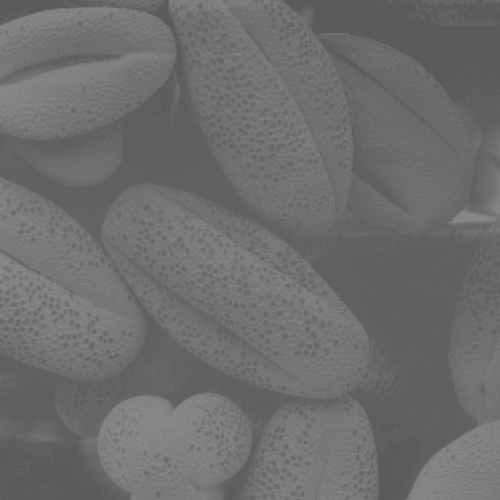
#> input picture img-proc-nbs/images/e4/contrast_stretch.tif, 500 x 500 px; the run also reads 1 picture not shown here
$ jupyter execute e4.ipynb
#> lines starting #> are read from the running program, lines starting #| are printed output that depends on the picture; after the words box and inside, x2 and y2 are one past the last pixel; in counts of white or black regions, pixels touching at a corner belong together
#> in readImage, image_original is the input picture: shape (500, 500); min 91, max 138, mean 109.1
[cell 1]
import matplotlib.pyplot as plt
import numpy as np
import matplotlib.image as mpimg

CONTRAST_STRETCH_PATH = '../images/e4/contrast_stretch.tif'
BRIGHTNESS_PATH = '../images/e4/dogs.jpg'
THRESHOLD_PATH = '../images/e4/threshold.tif'
GLS_PATH = '../images/e4/GLS.tif'

def readImage(imagePath):
    # read the image
    image_original = mpimg.imread(imagePath)
    image = image_original.copy() # else it is read only

    if len(image.shape) == 3:
        # is a color image
        # converting to grayscale: avg method
        R = image[:,:, 0]
        G = image[:,:, 1]
        B = image[:,:, 2]
        grayscale = (R/3 + G/3 + B/3)
    else:
        # is a grayscale image
        grayscale = np.array(image_original.copy())

    plt.imshow(grayscale, cmap=plt.get_cmap('gray'),vmin=0, vmax=255)
    plt.title('original gray image')

    return grayscale


def negateImage(grayImage):
    # negate grayscale image
    grayscale_neg = 255 - grayImage
    plt.imshow(grayscale_neg, cmap=plt.get_cmap('gray'),vmin=0, vmax=255)
    plt.title('Negative Image')


#linear piecewise contrast stretching

def contrastStretch(grayImage):

    def get_pw_function(points):
        #points = np.array([[0, 0], [50, 40], [100, 150], [255, 255]])
        points = np.sort(points, axis=0)

        slopes = []
        # find slopes
        for i in range(len(points) - 1):
            p1 = points[i]
            p2 = points[i+1]

            m = ( p2[1] - p1[1] ) / ( p2[0] - p1[0] )
            slopes.append(m)

        # find the region where ip lies and its eqivalent slope
        points_r = points[:, 0]

        # the function that maps input gray level to output gray level
        def pw_function(RN):
            slope_index = 0
            for i in range(len(points_r) - 1):
                r1 = points_r[i]
                r2 = points_r[i+1]

                if RN > r1 and RN <= r2:
                    slope_index = i


            SN = (RN - points[slope_index][0])*slopes[slope_index] + points[slope_index][1]
            return SN

        # ** return the function
        return pw_function

    # find min and max gray levels
    min_val = grayImage[0, 0]
#> min_val = 91
    max_val = grayImage[0, 0]
#> max_val = 91

    for i in range(grayImage.shape[0]):
        for j in range(grayImage.shape[1]):
            if grayImage[i, j] < min_val:
                min_val = grayImage[i, j]
            if grayImage[i, j] > max_val:
                max_val = grayImage[i, j]
#> after the loop, max_val = 138; min_val = 91

    points = np.array([[0, 0], [min_val, 0], [max_val, 255], [255, 255]])
#> points = [[0, 0], [91, 0], [138, 255], [255, 255]]
    contrastStretchFunc = get_pw_function(points)
#> the loop in get_pw_function, `for i in range(len(points) - 1):` made 3 passes
#> (p1, p2, m) on passes 2 to 3: ([91, 0], [138, 255], 5.43), ([138, 255], [255, 255], 0)
#> (p2, m) on pass 1: ([91, 0], 0)
#> after the loop in get_pw_function, `for i in range(len(points) - 1):`: slopes = [0, 5.43, 0]
#> in get_pw_function, `points_r = points[:, 0]`: points_r = [0, 91, 138, 255]


    # apply the contrast stretch function to each pixel

    pw_temp = np.zeros(grayImage.shape)

    for i in range(grayImage.shape[0]):
        for j in range(grayImage.shape[1]):
            pw_temp[i, j] = contrastStretchFunc(grayImage[i, j])
#> this loop made 500 passes
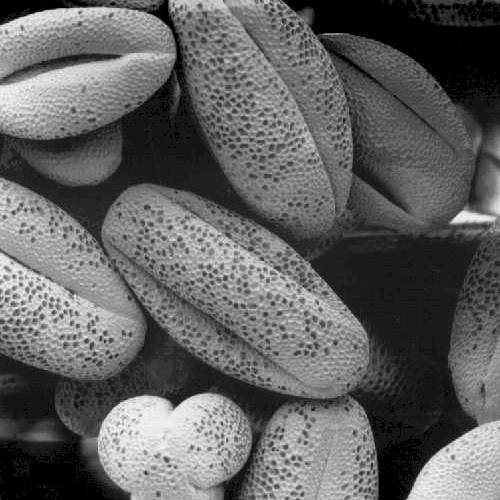
#> pw_temp: shape (500, 500) float64; min 0, max 255, mean 98.1
#> call 2 of readImage, with imagePath = '../images/e4/dogs.jpg'
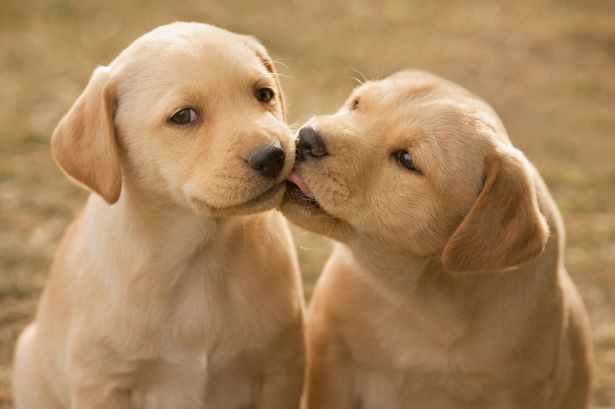
#> input picture img-proc-nbs/images/e4/dogs.jpg, 615 x 409 px
#> in readImage, image_original is the input picture: shape (409, 615, 3); mean R, G, B 168.6, 133, 92.4
#> in readImage (call 2), `R = image[:,:, 0]`:
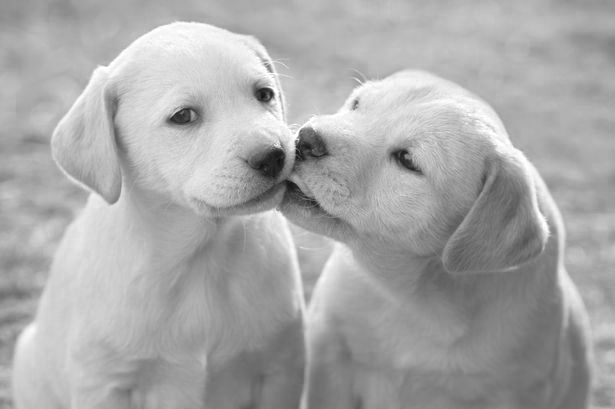
#> R: shape (409, 615); min 15, max 255, mean 168.6
#> in readImage (call 2), `G = image[:,:, 1]`:
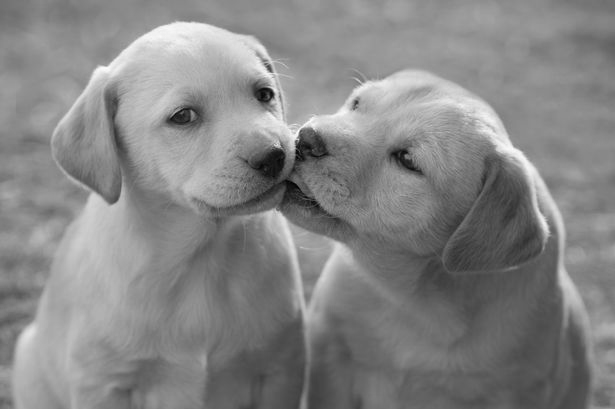
#> G: shape (409, 615); min 0, max 253, mean 133
#> in readImage (call 2), `B = image[:,:, 2]`:
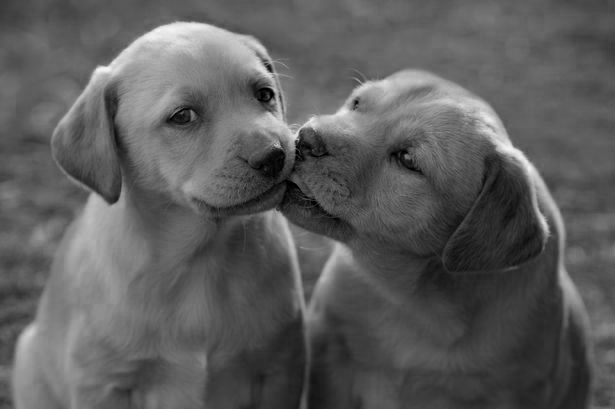
#> B: shape (409, 615); min 0, max 250, mean 92.4

    plt.imshow(pw_temp, cmap=plt.get_cmap('gray'),vmin=0, vmax=255)
    plt.title('Contrast Stretched Image')


def increaseBrightness(grayImage, value):

#> called with value = 100
    temp = np.zeros(grayImage.shape)

    for i in range(grayImage.shape[0]):
        for j in range(grayImage.shape[1]):
            new_val = grayImage[i, j] + value
            temp[i, j] = new_val
            if new_val > 255:
                temp[i, j] = 255
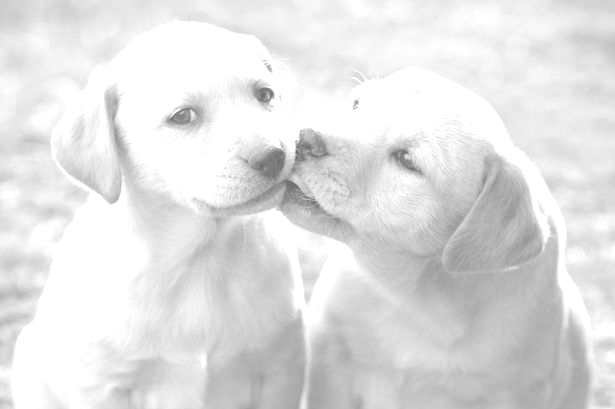
#> temp: shape (409, 615) float64; min 106, max 255, mean 225.6


    plt.imshow(temp, cmap=plt.get_cmap('gray'),vmin=0, vmax=255)
    plt.title('Gray image brightened by ' + str(value) + ' units')


def threshold(grayImage, value):
    temp = np.zeros(grayImage.shape)

    for i in range(grayImage.shape[0]):
        for j in range(grayImage.shape[1]):
            if grayImage[i, j] >= value:
                temp[i, j] = 255

    plt.imshow(temp, cmap=plt.get_cmap('gray'),vmin=0, vmax=255)
    plt.title('Thresholded Image with T = ' + str(value))


def thresholdAboutAvg(grayImage):
    # find avg
    sum_ = 0
    for i in range(grayImage.shape[0]):
        for j in range(grayImage.shape[1]):
            sum_ = sum_ + grayImage[i, j]

    avg = round( sum_ / (grayImage.shape[0] * grayImage.shape[1]) )

    avgThresholdedImage = threshold(grayImage, avg)
#> after the loop in threshold, `for i in range(grayImage.shape[0]):`:
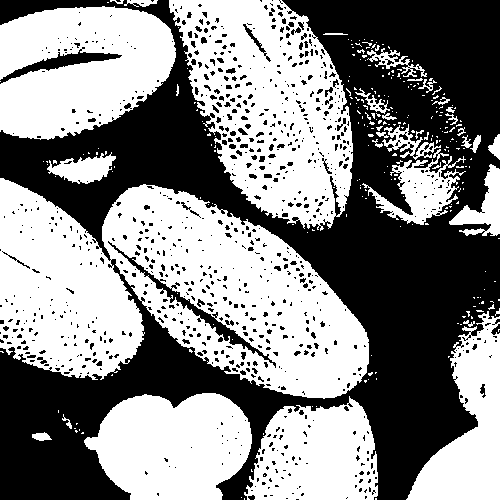
#> temp: shape (500, 500) float64; 53.3% white; 914 black regions (832 under 20 px), largest, box (x1, y1, x2, y2) and area: (0, 0, 500, 500) 106271, (108, 241, 276, 368) 1278, (0, 47, 122, 84) 1005
#> call 4 of readImage, with imagePath = '../images/e4/GLS.tif'
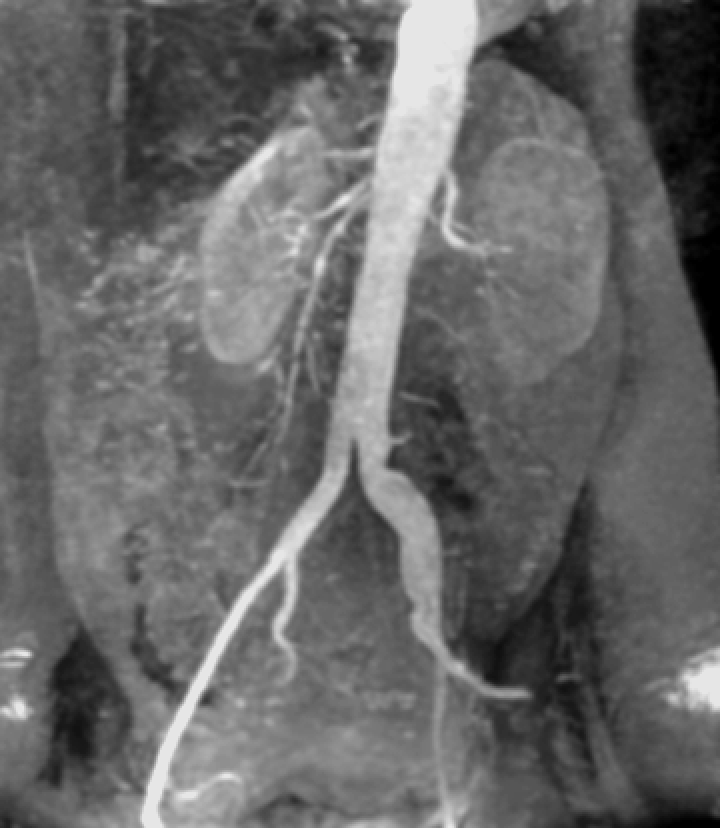
#> input picture img-proc-nbs/images/e4/GLS.tif, 720 x 828 px
#> in readImage, image_original is the input picture: shape (828, 720); min 0, max 230, mean 103.5


#gray level slicing without background
def GLS_without_bg(grayImage, r1, r2):

#> called with r1 = 150, r2 = 225
    GLS_without_bg = np.zeros(grayImage.shape)

    for i in range(grayImage.shape[0]):
        for j in range(grayImage.shape[1]):
            t = grayImage[i, j]
            if t >= r1 and t <=r2:
                GLS_without_bg[i, j] = 255
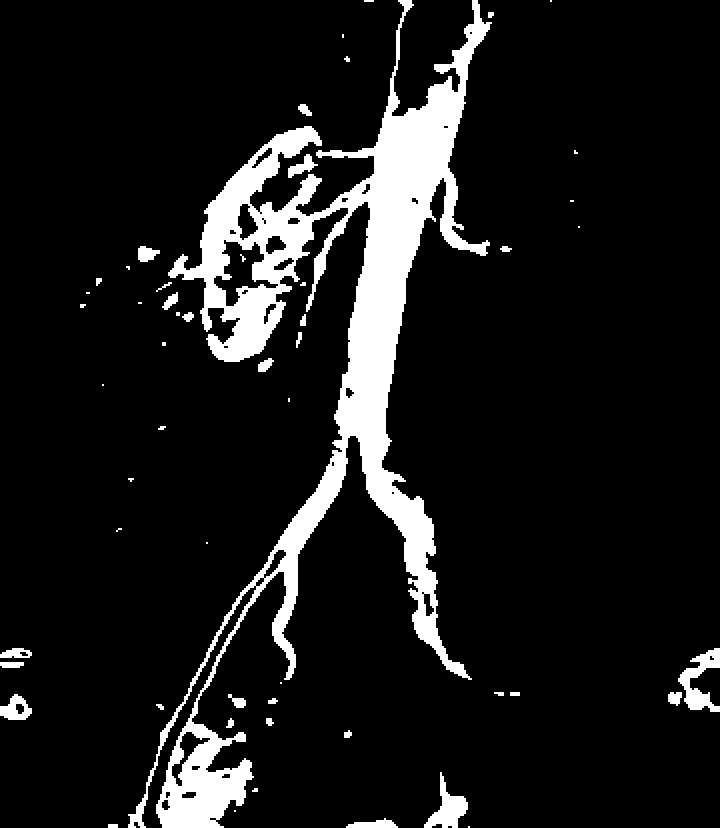
#> GLS_without_bg: shape (828, 720) float64; 10.4% white; 54 white regions (18 under 20 px), largest, box (x1, y1, x2, y2) and area: (128, 0, 492, 828) 56472, (678, 648, 720, 712) 1184, (424, 772, 468, 828) 1008

    plt.imshow(GLS_without_bg, cmap=plt.get_cmap('gray'),vmin=0, vmax=255)
    plt.title('GLS without background: r1 = ' + str(r1) + ', r2 = ' + str(r2))


#gray level slicing with background
def GLS_with_bg(grayImage, r1, r2):

#> called with r1 = 150, r2 = 225
    GLS_with_bg = np.zeros(grayImage.shape)

    for i in range(grayImage.shape[0]):
        for j in range(grayImage.shape[1]):
            t = grayImage[i, j]
            if t >= r1 and t <=r2:
                GLS_with_bg[i, j] = 255
            else:
                GLS_with_bg[i, j] = t
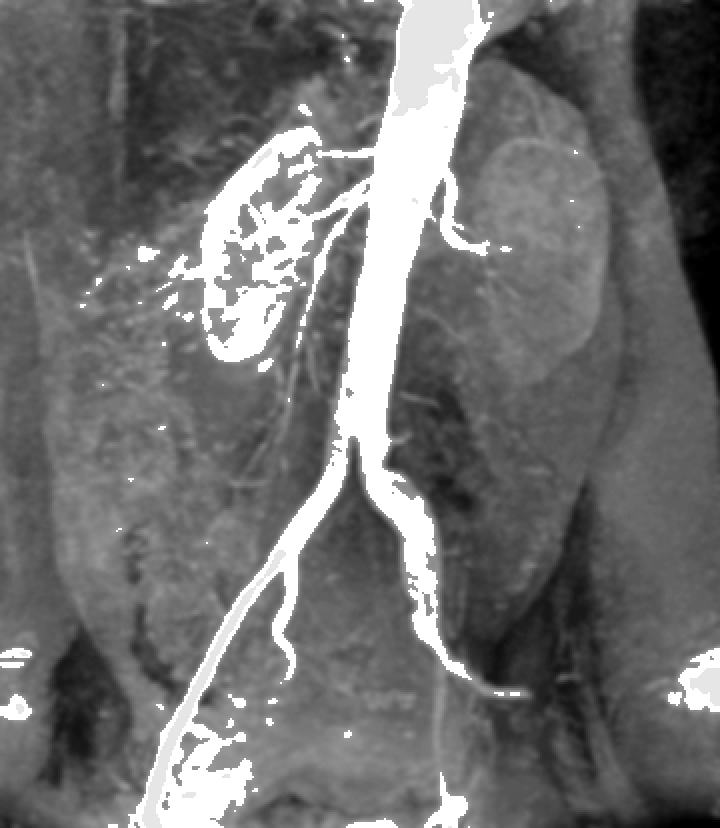
#> GLS_with_bg: shape (828, 720) float64; min 0, max 255, mean 111.5

    plt.imshow(GLS_with_bg, cmap=plt.get_cmap('gray'),vmin=0, vmax=255)
    plt.title('GLS with background: r1 = ' + str(r1) + ', r2 = ' + str(r2))
